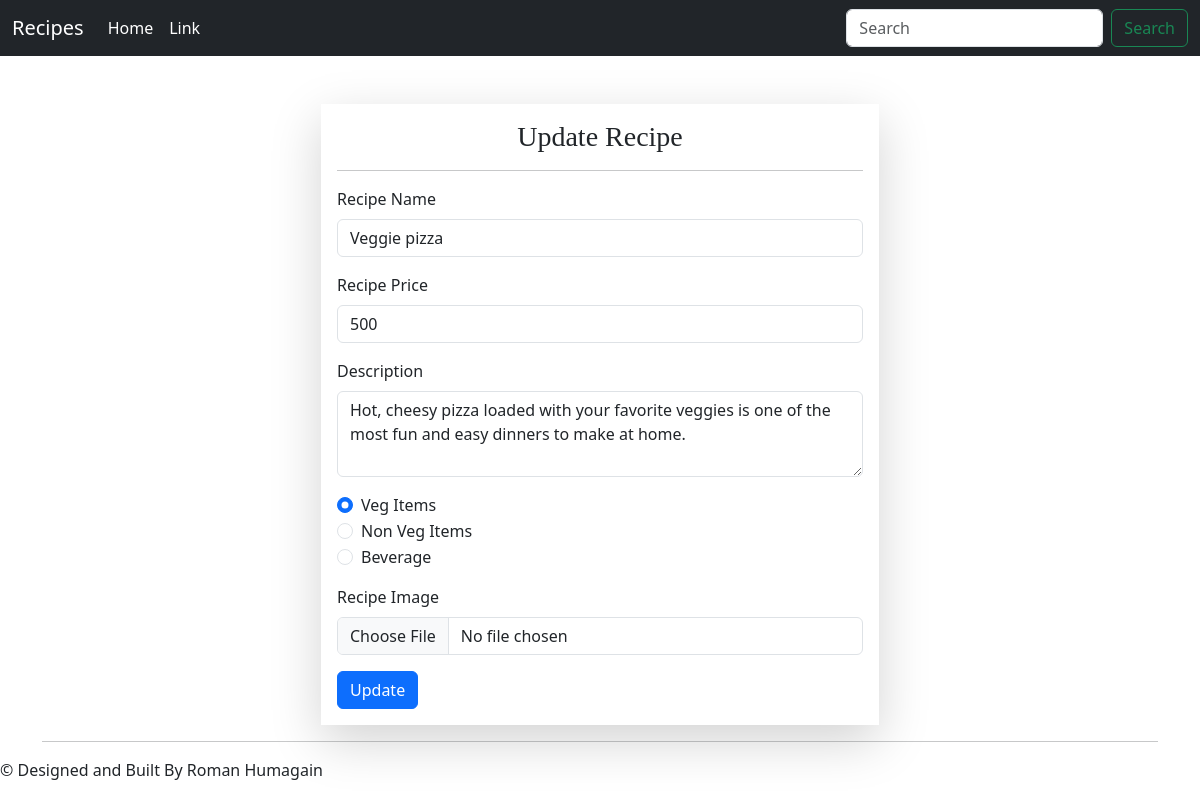
The page /recipe/update/40/ (signed in) on the database its author committed.
### Food/models.py (models this page shows, shortened)
class Recipe(models.Model):
  recipe_name = models.CharField(max_length=200)
  recipe_description = models.TextField(max_length=100)
  recipe_category = models.TextField(max_length=100, default='Uncategorized')
  recipe_price = models.IntegerField(default=0)
  recipe_image = models.ImageField(upload_to='images')
  recipe_view_count = models.IntegerField(default=1)

### Food/views.py (the view, shortened to what this page needs)
# urls.py: path('update/<int:id>/', updateRecipe , name='update'),
@login_required(login_url = '/login/')
def updateRecipe(request, id):
    querySet = Recipe.objects.get(id=id)
    return render (request, 'update.html', {'data':querySet})

### Food/templates/update.html (shortened to what this page needs)
{% extends 'base.html' %}
{% block body %}
<div class="container mt-5">
  <form class="col-6 mx-auto p-3 shadow-lg" method="post" enctype="multipart/form-data">
    <h3>Update Recipe</h3>
    <hr>
    <div class="mb-3">
      <label for="recipe_name" class="form-label">Recipe Name</label>
      <input type="text" class="form-control" value="{{data.recipe_name}}" name="recipe_name" />
    </div>
    <div class="mb-3">
      <label for="recipe_price" class="form-label">Recipe Price</label>
      <input type="text" class="form-control" value="{{data.recipe_price}}" name="recipe_price" />
    </div>
    <div class="mb-3">
      <label for="recipe_description" class="form-label">Description</label>
      <textarea class="form-control" name="recipe_description" rows="3">{{data.recipe_description}}</textarea>
    </div>
    <div class="form-check">
      <input class="form-check-input" type="radio" name="category" id="category" value="veg"
      {% if data.recipe_category == "veg" %} checked {% endif %} >
      <label class="form-check-label" for="category">
        Veg Items
      </label>
    </div>
    <div class="form-check">
      <input class="form-check-input" type="radio" name="category" id="category" value="nonveg"
      {% if data.recipe_category == "nonveg" %} checked {% endif %} >
      <label class="form-check-label" for="category">
        Non Veg Items
      </label>
    </div>
    <div class="form-check mb-3">
      <input class="form-check-input" type="radio" name="category" id="category" value="beverage"
       {% if data.recipe_category == "beverage" %} checked {% endif %} >
      <label class="form-check-label" for="category">
        Beverage
      </label>
    </div>
    <div class="mb-3">
      <label for="recipe_image" class="form-label">Recipe Image</label>
      <input class="form-control" type="file" name="recipe_image" />
    </div>
    <button type="submit" class="btn btn-primary">Update</button>
  </form>
<hr>
</div>
{% endblock %}

### Food/templates/update.html (style rules this page uses)
h3 { text-align: center; font-family: 'Times New Roman', Times, serif; }

### rows shown on the page
Recipe: recipe_name "Veggie pizza", recipe_price "500", recipe_description "Hot, cheesy pizza loaded with your favorite veggies is one of the most fun and easy dinners to make at home.", recipe_category "☑ Veg Items"
